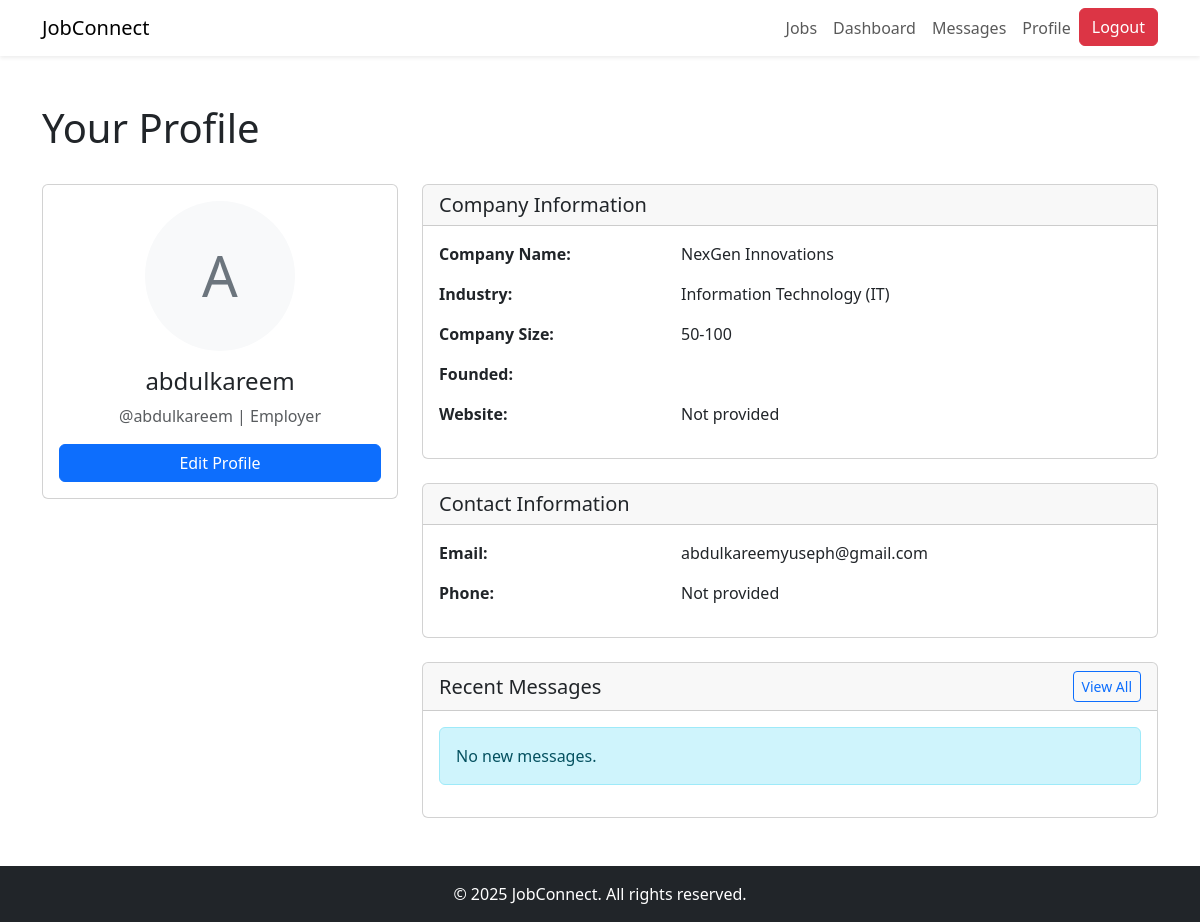
The page /accounts/profile/ (signed in) on the database its author committed.
### accounts/models.py (models this page shows, shortened)
class User(AbstractUser):
    USER_TYPE_CHOICES = (
        ('employer', 'Employer'),
        ('job_seeker', 'Job Seeker'),
    )
    user_type = models.CharField(max_length=10, choices=USER_TYPE_CHOICES)
    email = models.EmailField(_('email address'), unique=True)
    groups = models.ManyToManyField(
        Group,
        verbose_name=_('groups'),
        blank=True,
        help_text=_(
            'The groups this user belongs to. A user will get all permissions '
            'granted to each of their groups.'
        ),
        related_name='accounts_user_set',
        related_query_name='accounts_user',
    )
    user_permissions = models.ManyToManyField(
        Permission,
        verbose_name=_('user permissions'),
        blank=True,
        help_text=_('Specific permissions for this user.'),
        related_name='accounts_user_set',
        related_query_name='accounts_user',
    )

class EmployerProfile(models.Model):
    user = models.OneToOneField(User, on_delete=models.CASCADE, related_name='employer_profile')
    company_name = models.CharField(max_length=100)
    company_description = models.TextField()
    company_logo = models.ImageField(upload_to='company_logos/', blank=True, null=True)
    industry = models.CharField(max_length=50)
    company_website = models.URLField(blank=True)
    company_location = models.CharField(max_length=100)
    company_size = models.CharField(max_length=50, blank=True)

### accounts/views.py (the view)
# urls.py: path('profile/', views.view_profile, name='view_profile'),
@login_required
def view_profile(request):
    context = {}
    if hasattr(request.user, 'employer_profile'):
        context['profile'] = request.user.employer_profile
        context['profile_type'] = 'employer'
    elif hasattr(request.user, 'job_seeker_profile'):
        context['profile'] = request.user.job_seeker_profile
        context['profile_type'] = 'job_seeker'
    else:
        messages.error(request, "No profile found.")
        return redirect('home')
    return render(request, 'view_profile.html', context)

### accounts/templates/view_profile.html (shortened to what this page needs)
{% extends 'base.html' %}
{% block content %}
<div class="row mb-4">
    <div class="col-md-12">
        <h1>Your Profile</h1>
    </div>
</div>
<div class="row">
    <div class="col-md-4 mb-4">
        <div class="card">
            <div class="card-body text-center">
                {% if profile.profile_picture %}
                <img src="{{ profile.profile_picture.url }}" alt="Profile Picture" class="img-fluid rounded-circle mb-3"
                    style="max-width: 150px;">
                {% else %}
                <div class="bg-light rounded-circle d-inline-flex justify-content-center align-items-center mb-3"
                    style="width: 150px; height: 150px;">
                    <span class="display-4 text-secondary">{{ user.username|first|upper }}</span>
                </div>
                {% endif %}
                <h4>{{ user.get_full_name|default:user.username }}</h4>
                <p class="text-muted">
                    @{{ user.username }} |
                    {% if profile_type == 'employer' %}Employer{% else %}Job Seeker{% endif %}
                </p>
                <div class="d-grid gap-2">
                    {% if profile_type == 'employer' %}
                    <a href="{% url 'complete_employer_profile' %}" class="btn btn-primary">Edit Profile</a>
                    {% else %}
                    <a href="{% url 'complete_job_seeker_profile' %}" class="btn btn-primary">Edit Profile</a>
                    {% endif %}
                </div>
            </div>
        </div>
    </div>
    <div class="col-md-8">
        <div class="card mb-4">
            <div class="card-header">
                <h5 class="card-title mb-0">
                    {% if profile_type == 'employer' %}Company{% else %}Personal{% endif %} Information
                </h5>
            </div>
            <div class="card-body">
                {% if profile_type == 'employer' %}
                <div class="row mb-3">
                    <div class="col-md-4 fw-bold">Company Name:</div>
                    <div class="col-md-8">{{ profile.company_name }}</div>
                </div>
                <div class="row mb-3">
                    <div class="col-md-4 fw-bold">Industry:</div>
                    <div class="col-md-8">{{ profile.industry }}</div>
                </div>
                <div class="row mb-3">
                    <div class="col-md-4 fw-bold">Company Size:</div>
                    <div class="col-md-8">{{ profile.company_size }}</div>
                </div>
                <div class="row mb-3">
                    <div class="col-md-4 fw-bold">Founded:</div>
                    <div class="col-md-8">{{ profile.founded_year }}</div>
                </div>
                <div class="row mb-3">
                    <div class="col-md-4 fw-bold">Website:</div>
                    <div class="col-md-8">
                        {% if profile.website %}
                        <a href="{{ profile.website }}" target="_blank">{{ profile.website }}</a>
                        {% else %}
                        Not provided
                        {% endif %}
                    </div>
                </div>
                {% endif %}
            </div>
        </div>
        <div class="card mb-4">
            <div class="card-header">
                <h5 class="card-title mb-0">Contact Information</h5>
            </div>
            <div class="card-body">
                <div class="row mb-3">
                    <div class="col-md-4 fw-bold">Email:</div>
                    <div class="col-md-8">{{ user.email }}</div>
                </div>
                <div class="row mb-3">
                    <div class="col-md-4 fw-bold">Phone:</div>
                    <div class="col-md-8">{{ profile.phone|default:"Not provided" }}</div>
                </div>
            </div>
        </div>
        <div class="card">
            <div class="card-header d-flex justify-content-between align-items-center">
                <h5 class="card-title mb-0">Recent Messages</h5>
                <a href="{% url 'inbox' %}" class="btn btn-sm btn-outline-primary">View All</a>
            </div>
            <div class="card-body">
                {% if messages %}
                    <ul class="list-group">
                        {% for message in messages %}
                            <li class="list-group-item">
                                <div class="d-flex justify-content-between align-items-center">
                                    <div>
                                        <strong>{{ message.sender.username }}</strong>
                                        <p class="mb-1">{{ message.content|truncatechars:50 }}</p>
                                    </div>
                                    <div class="text-end">
                                        <small class="text-muted d-block">{{ message.sent_at|date:"M d, Y" }}</small>
                                        <a href="{% url 'view_message' message.id %}" class="btn btn-sm btn-primary">View</a>
                                    </div>
                                </div>
                            </li>
                        {% endfor %}
                    </ul>
                {% else %}
                    <div class="alert alert-info">No new messages.</div>
                {% endif %}
            </div>
        </div>
    </div>
</div>
{% endblock %}

### rows shown on the page
User: username|first "A", get_full_name "abdulkareem", username "abdulkareem", email "abdulkareemyuseph@gmail.com"
EmployerProfile: company_name "NexGen Innovations", industry "Information Technology (IT)", company_size "50-100"

### other values the page prints
{{ profile.phone|default:"Not provided" }} "Not provided"
